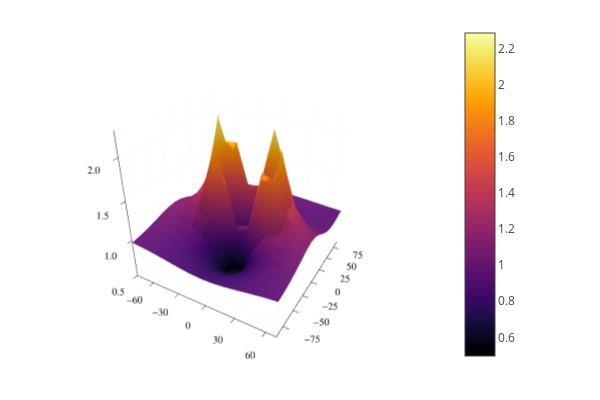

This figure's notebook cell:
### Code cell
plotly()
surface(xA,yA,imagenE)

### Figure 1 — Plotly figure (JSON) as saved in the notebook; plotly's stock layout.template omitted (floating-point values rounded to 4 significant figures; data arrays with more than 128 entries replaced by an {"elided": "..."} marker saying what was removed)
{"data": [{"cmax": 2.283, "cmin": 0.494, "colorbar": {"len": 0.9525, "title": {"text": ""}, "x": 0.7578, "y": 0.5139}, "colorscale": {"elided": "256x2 mixed values"}, "name": "y1", "opacity": null, "scene": "scene", "showlegend": false, "showscale": true, "type": "surface", "x": [-80, -67.5, -55, -42.5, -30, -17.5, -5, 7.5, 20, 32.5, 45, 57.5, 70], "xaxis": "x", "y": [-90, -77.3, -64.6, -51.9, -39.2, -26.5, -13.8, -1.1, 11.6, 24.3, 37, 49.7, 62.4, 75.1, 87.8], "yaxis": "y", "z": {"elided": "15x13 float values"}, "zaxis": "z", "zmax": 2.283, "zmin": 0.494}], "layout": {"annotations": [], "height": 400, "legend": {"bgcolor": "rgba(255, 255, 255, 1.000)", "bordercolor": "rgba(0, 0, 0, 1)", "borderwidth": 1, "font": {"color": "rgba(0, 0, 0, 1)", "family": "sans-serif", "size": 11}, "title": {"font": {"color": "rgba(0, 0, 0, 1)", "family": "sans-serif", "size": 15}, "text": ""}, "tracegroupgap": 0, "traceorder": "normal", "x": 1, "xanchor": "auto", "y": 1, "yanchor": "auto"}, "margin": {"b": 20, "l": 0, "r": 0, "t": 20}, "paper_bgcolor": "rgba(255, 255, 255, 1.000)", "plot_bgcolor": "rgba(255, 255, 255, 1.000)", "scene": {"aspectmode": "auto", "aspectratio": {"x": 1, "y": 1, "z": 1}, "camera": {"eye": {"x": 1.126, "y": -1.95, "z": 1.3}, "projection": "orthographic"}, "domain": {"x": [0.05101, 0.7578], "y": [0.03762, 0.9902]}, "xaxis": {"gridcolor": "rgba(0, 0, 0, 0.1)", "gridwidth": 0.5, "linecolor": "rgba(0, 0, 0, 1)", "mirror": false, "range": [-80, 70], "showgrid": true, "showline": true, "showticklabels": true, "tickangle": 0, "tickcolor": "rgb(0, 0, 0)", "tickfont": {"color": "rgba(0, 0, 0, 1)", "family": "sans-serif", "size": 11}, "tickmode": "array", "ticks": "inside", "ticktext": ["−60", "−30", "0", "30", "60"], "tickvals": [-60, -30, 0, 30, 60], "title": {"font": {"color": "rgba(0, 0, 0, 1)", "family": "sans-serif", "size": 15}, "text": ""}, "type": "linear", "visible": true, "zeroline": false, "zerolinecolor": "rgba(0, 0, 0, 1)"}, "yaxis": {"gridcolor": "rgba(0, 0, 0, 0.1)", "gridwidth": 0.5, "linecolor": "rgba(0, 0, 0, 1)", "mirror": false, "range": [-90, 87.8], "showgrid": true, "showline": true, "showticklabels": true, "tickangle": 0, "tickcolor": "rgb(0, 0, 0)", "tickfont": {"color": "rgba(0, 0, 0, 1)", "family": "sans-serif", "size": 11}, "tickmode": "array", "ticks": "inside", "ticktext": ["−75", "−50", "−25", "0", "25", "50", "75"], "tickvals": [-75, -50, -25, 0, 25, 50, 75], "title": {"font": {"color": "rgba(0, 0, 0, 1)", "family": "sans-serif", "size": 15}, "text": ""}, "type": "linear", "visible": true, "zeroline": false, "zerolinecolor": "rgba(0, 0, 0, 1)"}, "zaxis": {"gridcolor": "rgba(0, 0, 0, 0.1)", "gridwidth": 0.5, "linecolor": "rgba(0, 0, 0, 1)", "mirror": false, "range": [0.494, 2.283], "showgrid": true, "showline": true, "showticklabels": true, "tickangle": 0, "tickcolor": "rgb(0, 0, 0)", "tickfont": {"color": "rgba(0, 0, 0, 1)", "family": "sans-serif", "size": 11}, "tickmode": "array", "ticks": "inside", "ticktext": ["0.5", "1.0", "1.5", "2.0"], "tickvals": [0.5, 1, 1.5, 2], "title": {"font": {"color": "rgba(0, 0, 0, 1)", "family": "sans-serif", "size": 15}, "text": ""}, "type": "linear", "visible": true, "zeroline": false, "zerolinecolor": "rgba(0, 0, 0, 1)"}}, "showlegend": true, "width": 600}}
